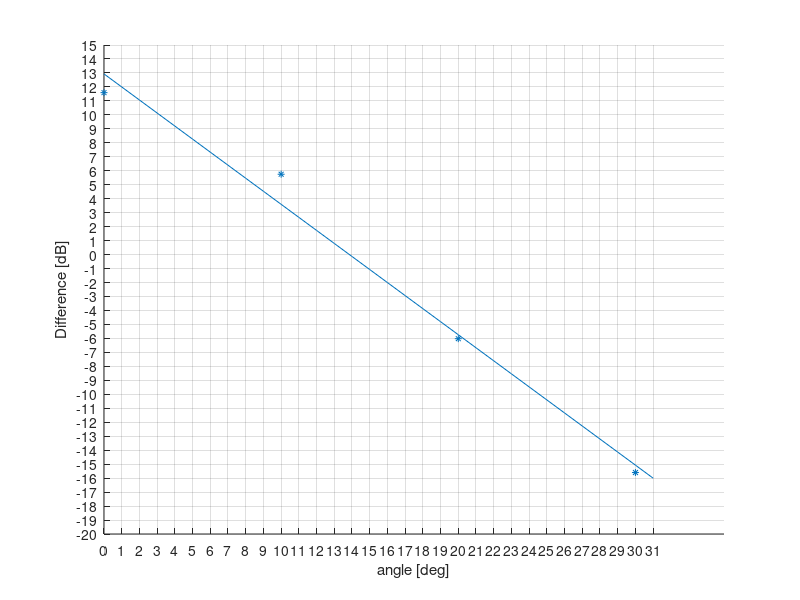

This chart was generated by the following MATLAB code: (Note: this script raises an error after producing the figure.)




%%
clear 

% 1k 2k 4k 8k 16k

deg_x = [0 0 0 0 0     10 10 10 10 10  20 20 20 20 20  30 30 30 30 30]
%deg_x = [ 3 3 3 3 3    13 13 13 13 13  23 23 23 23 23  33 33 33 33 33]

% all data 
speed_5_6 = [                              -2.50 1.41 3.10 5.28 7.93     -4.06 -4.39 -1.89 -0.29 0.39     -6.62 -7.95 -7.98 -10.93 -9.50];
speed_6_7 = [9.62 17.67 9.76 10.75 13.40   -0.39 4.82 6.77 5.38 5.44    -0.84 -2.32 -3.13 -4.67 -5.68    -4.98 -10.22 -11.60 -14.99 -12.14];  
speed_7_8 = [8.74 8.19 9.24 12.66 12.39     2.56 7.39 11.68 8.90 7.83   -1.96 -1.16 -4.91 -4.16 -1.52    -4.63 -12.21 -11.61 -17.48 -11.25] ;   
speed_8_10= [7.28 9.06 8.48 11.59 14.42    2.04 2.43 4.18 5.75 8.19    -0.59 -0.57 -3.55 -6.02 -4.41    -5.07 -13.06 -15.90 -15.60 -11.15];

% 1k data 
speed_5_6 = [        -2.50    -4.06     -6.62 ];
speed_6_7 = [9.62    -0.39    -0.84     -4.98 ];  
speed_7_8 = [8.74     2.56    -1.96     -4.63 ];   
speed_8_10= [7.28     2.04    -0.59     -5.07 ];

% 2k data
speed_5_6 = [         1.41    -4.39    -7.95];
speed_6_7 = [ 17.67   4.82    -2.32    -10.22];  
speed_7_8 = [ 8.19    7.39    -1.16    -12.21];   
speed_8_10= [ 9.06    2.43    -0.57    -13.06];

% 4k data
speed_5_6 = [         3.10    -1.89    -7.98];
speed_6_7 = [ 9.76    6.77    -3.13    -11.60];  
speed_7_8 = [ 9.24    11.68   -4.91    -11.61];   
speed_8_10= [ 8.48    4.18    -3.55    -15.90];

% 8k data
speed_5_6 = [          5.28    -0.29    -10.93];
speed_6_7 = [ 10.75    5.38    -4.67    -14.99];  
speed_7_8 = [ 12.66    8.90    -4.16    -17.48];   
speed_8_10= [ 11.59    5.75    -6.02    -15.60];


% 16k data 
speed_5_6 = [         7.93      0.39    -9.50];
speed_6_7 = [ 13.40   5.44     -5.68    -12.14];  
speed_7_8 = [ 12.39   7.83     -1.52    -11.25];   
speed_8_10= [ 14.42   8.19     -4.41    -11.15];

%%
clear 
%deg_x = [ 0 0 0 0 0    10 10 10 10 10  20 20 20 20 20  30 30 30 30 30]
    %deg_x       = [0      10   20    30];
    
    
% 8k data
speed_5_6 = [          5.28    -0.29    -10.93];
speed_6_7 = [ 10.75    5.38    -4.67    -14.99];  
speed_7_8 = [ 12.66    8.90    -4.16    -17.48];   
speed_8_10= [ 11.59    5.75    -6.02    -15.60];   


dat = speed_8_10;
deg_x = [0 10 20 30];


    scatter(deg_x,dat,25,'*') 
    P = polyfit(deg_x,dat,1);
    x = [0:1:31];
    yfit = polyval(P,x)
    hold on;
    grid on
    plot(x,yfit);
    set(gca,'Ytick',-20:1:20)
    set(gca,'xtick',-1:1:31)
    ylabel('Difference [dB]')
    xlabel('angle [deg]')
    
   %5-6  13 or
   
  %5-6  15
  %6-7  16
  %7-8  16
  %8-10 14.5
  
   %8-9  13
  %9-10 19.5
%%
  figure(1)

data_0  = [ 9.62  17.67 9.76  10.75  13.40  8.74  8.19   9.24   12.66  12.39  7.28  9.06   8.48   11.59  14.42];
data_10 = [-2.50  1.41  3.10  5.28   7.93  -0.39  4.82   6.77   5.38   5.44   2.56  7.39   11.68  8.90   7.83   2.04  2.43   4.18   5.75   8.19];
data_20 = [-4.06 -4.39 -1.89 -0.29   0.39  -0.84 -2.32  -3.13  -4.67  -5.68  -1.96 -1.16  -4.91  -4.16  -1.52  -0.59 -0.57  -3.55  -6.02  -4.41];
data_30 = [-6.62 -7.95 -7.98 -10.93 -9.50  -4.98 -10.22 -11.60 -14.99 -12.14 -4.63 -12.21 -11.61 -17.48 -11.25 -5.07 -13.06 -15.90 -15.60 -11.15];
xf = [0 0 0 0 0 0 0 0 0 0 0 0 0 0 0];
xs = [10 10 10 10 10 10 10 10 10 10 10 10 10 10 10 10 10 10 10 10];
xt = [20 20 20 20 20 20 20 20 20 20 20 20 20 20 20 20 20 20 20 20];
xl = [30 30 30 30 30 30 30 30 30 30 30 30 30 30 30 30 30 30 30 30];


%boxplot([data_0 data_10 data_20 data_30],[xf xs xt xl],'positions',[0,10,20,30]);


dum0 = [-2 -1]
dum0d = [-100 -100]
dum1 = [1 2 3 4 5 6 7 8 9];
dum1d = [-100 -100 -100 -100 -100 -100 -100 -100 -100];
dum2 = [11 12 13 14 15 16 17 18 19];
dum2d = [-100 -100 -100 -100 -100 -100 -100 -100 -100];
dum3 = [21 22 23 24 25 26 27 28 29];
dum3d = [-100 -100 -100 -100 -100 -100 -100 -100 -100];
dum4 = [31 32]
dum4d = [-100 -100]

boxplot([data_0 dum1d data_10 dum2d data_20 dum3d data_30],[xf dum1 xs dum2 xt dum3 xl]) 
hold on
grid on
axis([0 32 -20 20])
    set(gca,'Ytick',-20:1:20)
    %set(gca,'xtick',-2:1:32)
    ylabel('Difference [dB]')
    xlabel('angle [deg]')  
    
  
  
  
  
  
  
  
    
